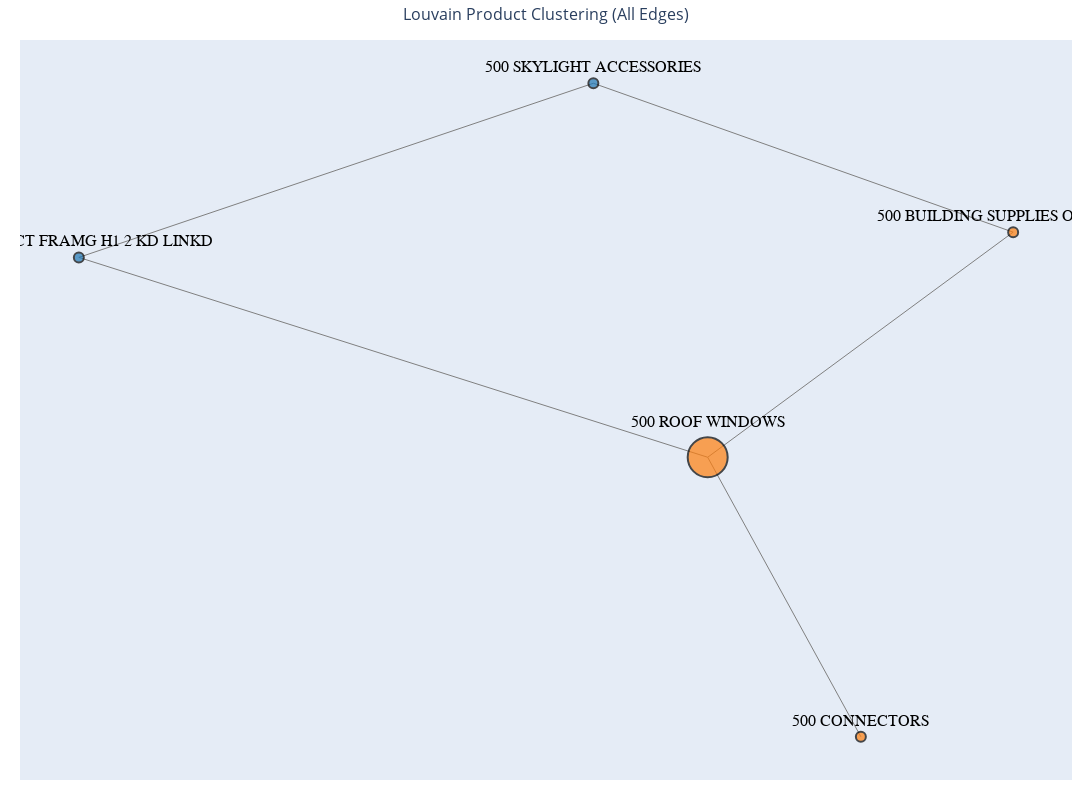

Source (notebook cell):
### Markdown cell above
# Results

### Code cell
fig.show()

### Figure 1 — Plotly figure (JSON) as saved in the notebook; plotly's stock layout.template omitted (floating-point values rounded to 4 significant figures)
{"data": [{"hoverinfo": "none", "line": {"color": "gray", "width": 1}, "mode": "lines", "type": "scatter", "x": [-0.04427, 0.2794, null, -0.04427, -0.441, null, 0.2794, 0.04387, null, 0.04387, 0.162, null, 0.04387, -0.441, null], "y": [0.7046, 0.3161, null, 0.7046, 0.2503, null, 0.3161, -0.271, null, -0.271, -1, null, -0.271, 0.2503, null]}, {"hoverinfo": "text", "marker": {"color": ["#1f77b4", "#ff7f0e", "#ff7f0e", "#1f77b4", "#ff7f0e"], "line": {"color": "black", "width": 2}, "size": [10, 10, 40, 10, 10]}, "mode": "markers+text", "text": ["500 SKYLIGHT ACCESSORIES", "500 BUILDING SUPPLIES OFFRANGE", "500 ROOF WINDOWS", "500 STRUCT FRAMG H1 2 KD LINKD", "500 CONNECTORS"], "textfont": {"color": "black", "family": "Arial", "size": 16}, "textposition": "top center", "type": "scatter", "x": [-0.04427, 0.2794, 0.04387, -0.441, 0.162], "y": [0.7046, 0.3161, -0.271, 0.2503, -1]}], "layout": {"height": 800, "hovermode": "closest", "margin": {"b": 20, "l": 20, "r": 20, "t": 40}, "showlegend": false, "title": {"font": {"size": 16}, "text": "Louvain Product Clustering (All Edges)", "x": 0.5}, "width": 1200, "xaxis": {"showgrid": false, "showticklabels": false, "zeroline": false}, "yaxis": {"showgrid": false, "showticklabels": false, "zeroline": false}}}
